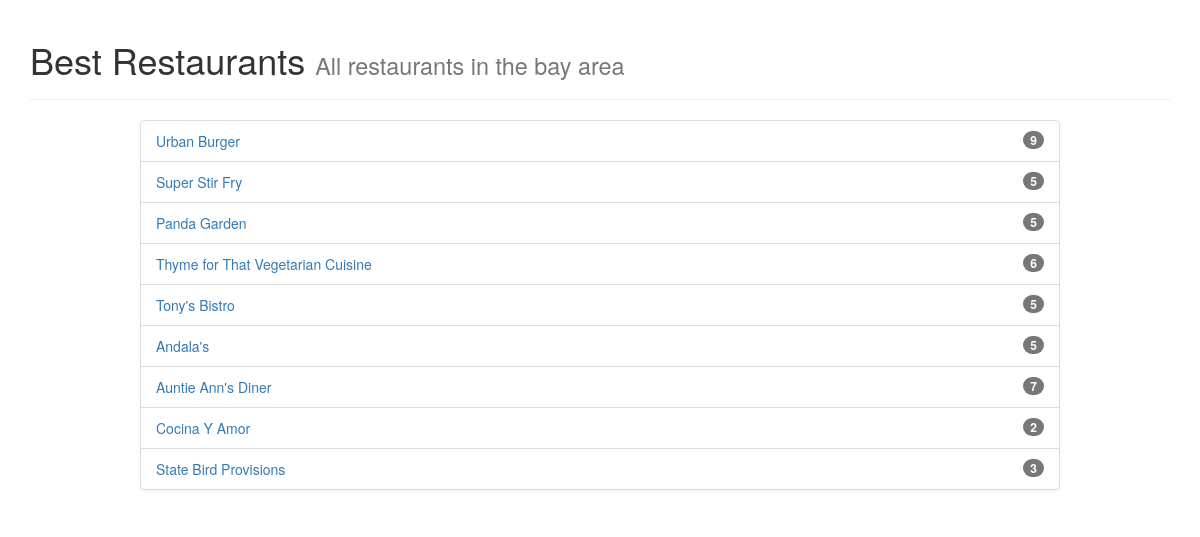
The page /restaurants/ on the database its author committed.
### database_setup.py (models this page shows)
class Restaurant(Base):
    __tablename__ = 'restaurant'
    id = Column(Integer, primary_key=True)
    name = Column(String(250), nullable=False)
    description = Column(String(1000),nullable=False)

### server.py (the view)
@app.route('/')
@app.route('/restaurants/')
def show_restaurants():
  menus = [];
  restaurants = session.query(Restaurant).all()
  for restaurant in restaurants:
    menus.append(session.query(MenuItem).filter_by(restaurant_id=restaurant.id).count())
  return render_template('restaurants.html', restaurants=restaurants, menus=menus)

### templates/restaurants.html (shortened to what this page needs)
<html>
<head>
	<link rel="stylesheet" href="https://maxcdn.bootstrapcdn.com/bootstrap/3.3.4/css/bootstrap.min.css">
	<link rel="stylesheet" href="https://maxcdn.bootstrapcdn.com/bootstrap/3.3.4/css/bootstrap-theme.min.css">
</head>
<body>
	<div class="container">
		<div class="page-header">
			<h1>
				Best Restaurants
				<small>All restaurants in the bay area</small>
			</h1>
		</div>
		<div class="col-md-10 col-md-offset-1 col-sm-12 col-xs-12">
			<ul class="list-group">
				{% for restaurant in restaurants %}
				<li class="list-group-item">
					<a href="{{url_for('restaurant_menu', restaurant_id=restaurant.id)}}">
						{{restaurant.name}}
						<span class="badge pull-right">
							{{menus[restaurant.id-1]}}
						</span>
					</a>
				</li>
				{% endfor%}
			</ul>
		</div>
	</div>
</body>
</html>

### rows shown on the page
Restaurant: name "Urban Burger", menus "9"
Restaurant: name "Super Stir Fry", menus "5"
Restaurant: name "Panda Garden", menus "5"
Restaurant: name "Thyme for That Vegetarian Cuisine", menus "6"
Restaurant: name "Tony's Bistro", id "5"
Restaurant: name "Andala's", menus "5"
Restaurant: name "Auntie Ann's Diner", id "7"
Restaurant: name "Cocina Y Amor", menus "2"
Restaurant: name "State Bird Provisions", menus "3"
